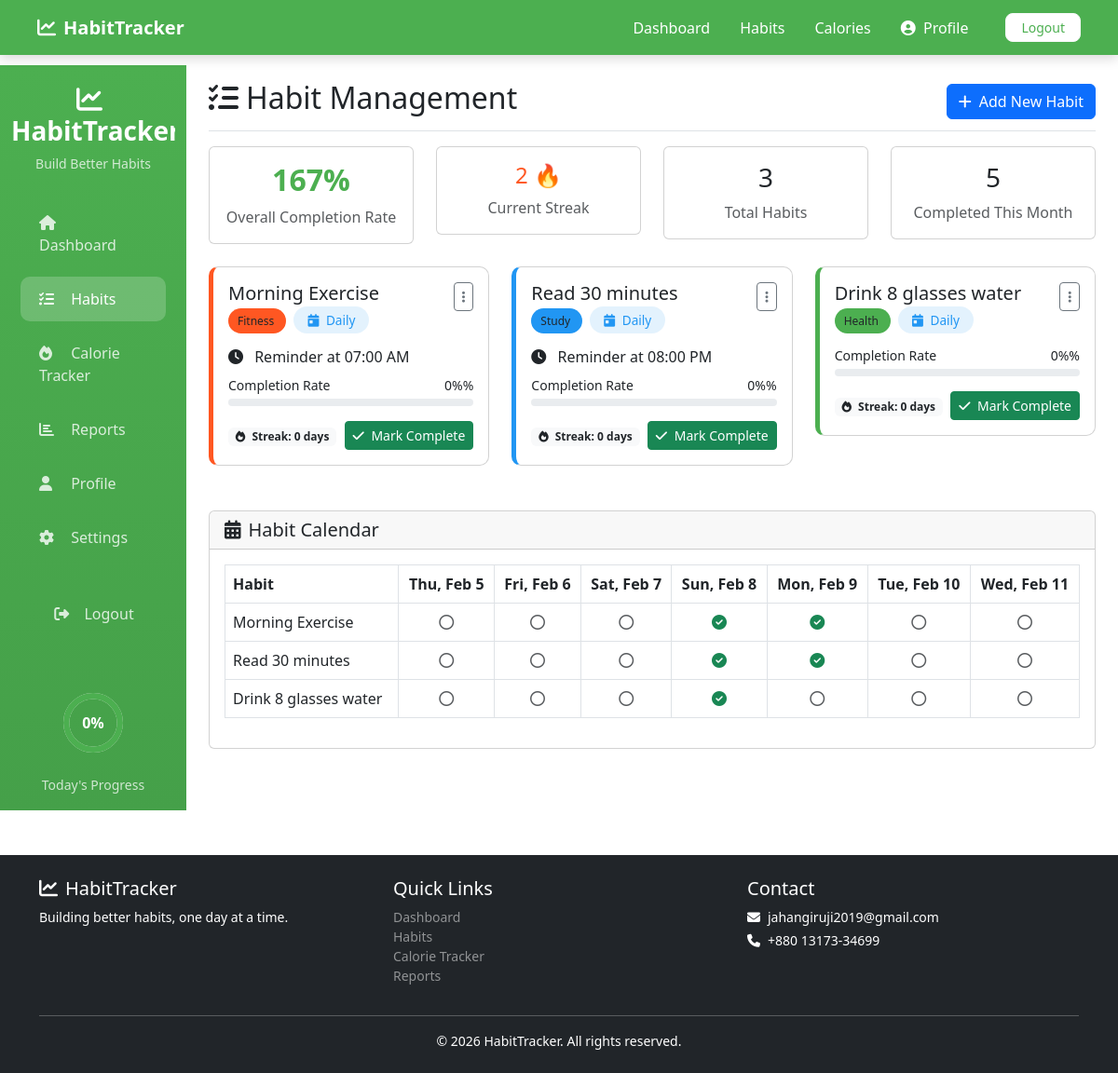
Screenshot of /views/user/habits.php (signed in) with the database file from the repository.
### tables this page shows
CREATE TABLE `habits` (
  `id` int(11) NOT NULL,
  `user_id` int(11) NOT NULL,
  `name` varchar(100) NOT NULL,
  `description` text DEFAULT NULL,
  `category` varchar(50) NOT NULL,
  `frequency` enum('Daily','Weekly') DEFAULT 'Daily',
  `reminder_time` time DEFAULT NULL,
  `is_important` tinyint(4) DEFAULT 0,
  `is_active` tinyint(4) DEFAULT 1,
  `created_at` timestamp NOT NULL DEFAULT current_timestamp(),
  `updated_at` timestamp NOT NULL DEFAULT current_timestamp() ON UPDATE current_timestamp()
);

### models/Habit.php (called while the page is built, shortened)
<?php
class Habit {
    private $conn;
    public function __construct($db) {
        $this->conn = $db;
    }
    public function getAll($user_id) {
        $sql = "SELECT * FROM habits WHERE user_id = ? AND is_active = 1 ORDER BY created_at DESC";
        $stmt = $this->conn->prepare($sql);
        $stmt->bind_param("i", $user_id);
        $stmt->execute();
        $result = $stmt->get_result();
        $habits = [];
        while ($row = $result->fetch_assoc()) {
            $habits[] = $row;
        }
        return $habits;
    }
    public function getTodayHabits($user_id) {
        $today = date('Y-m-d');
        $day_of_week = date('w');
        $sql = "SELECT h.*,
                (SELECT COUNT(*) FROM habit_completions hc
                 WHERE hc.habit_id = h.id AND DATE(hc.completion_date) = ?) as completed
                FROM habits h
                WHERE h.user_id = ? AND h.is_active = 1
                AND (h.frequency = 'Daily' OR (h.frequency = 'Weekly' AND DAYOFWEEK(?) = ?))
                ORDER BY h.reminder_time ASC";
        $stmt = $this->conn->prepare($sql);
        $stmt->bind_param("sisi", $today, $user_id, $today, $day_of_week);
        $stmt->execute();
        $result = $stmt->get_result();
        $habits = [];
        while ($row = $result->fetch_assoc()) {
            $row['completed'] = (bool)$row['completed'];
            $habits[] = $row;
        }
        return $habits;
    }
    public function getCurrentStreak($user_id) {
        $sql = "SELECT COUNT(DISTINCT DATE(completion_date)) as streak
                FROM habit_completions hc
                JOIN habits h ON hc.habit_id = h.id
                WHERE h.user_id = ?
                AND hc.completion_date >= DATE_SUB(CURDATE(), INTERVAL 30 DAY)
                ORDER BY hc.completion_date DESC";
        $stmt = $this->conn->prepare($sql);
        $stmt->bind_param("i", $user_id);
        $stmt->execute();
        $result = $stmt->get_result();
        $row = $result->fetch_assoc();
        return $row['streak'] ?? 0;
    }
    public function getCategoryColor($category) {
        $colors = [
            'Health' => '#4CAF50',
            'Study' => '#2196F3',
            'Fitness' => '#FF5722',
            'Work' => '#9C27B0',
            'Personal' => '#FFC107',
            'Social' => '#00BCD4',
            'Other' => '#795548'
        ];
        return $colors[$category] ?? '#6c757d';
    }
   public function getCompletedHabitsToday($user_id) {
    $today = date('Y-m-d');
    $sql = "SELECT h.*
            FROM habits h
            JOIN habit_completions hc ON hc.habit_id = h.id
            WHERE h.user_id = ? AND DATE(hc.completion_date) = ?";
    $stmt = $this->conn->prepare($sql);
    $stmt->bind_param("is", $user_id, $today);
    $stmt->execute();
    $result = $stmt->get_result();
    $habits = [];
    return $habits;
}
public function isCompletedOnDate($habit_id, $date = null) {
    $sql = "SELECT COUNT(*) as count
            FROM habit_completions
            WHERE habit_id = ? AND DATE(completion_date) = ?";
    $stmt = $this->conn->prepare($sql);
    $stmt->bind_param("is", $habit_id, $date);
    $stmt->execute();
    $result = $stmt->get_result();
    $row = $result->fetch_assoc();
    return ($row['count'] > 0);
}
public function getMonthlyCompleted($user_id) {
    $start_date = date('Y-m-01');
    $end_date = date('Y-m-t');
    $sql = "SELECT COUNT(*) as completed
            FROM habit_completions hc
            JOIN habits h ON hc.habit_id = h.id
            WHERE h.user_id = ?
            AND DATE(hc.completion_date) BETWEEN ? AND ?";
    $stmt = $this->conn->prepare($sql);
    $stmt->bind_param("iss", $user_id, $start_date, $end_date);
    $stmt->execute();
    $result = $stmt->get_result();
    $row = $result->fetch_assoc();
    return $row['completed'] ?? 0;
}
public function getOverallCompletionRate($user_id) {
    $sql_total = "SELECT COUNT(*) as total FROM habits WHERE user_id = ? AND is_active = 1";
    $stmt_total = $this->conn->prepare($sql_total);
    $stmt_total->bind_param("i", $user_id);
    $stmt_total->execute();
    $result_total = $stmt_total->get_result();
    $row_total = $result_total->fetch_assoc();
    $total_habits = $row_total['total'] ?? 0;
    $sql_completed = "SELECT COUNT(*) as completed
                      FROM habit_completions hc
                      JOIN habits h ON hc.habit_id = h.id
                      WHERE h.user_id = ?";
    $stmt_completed = $this->conn->prepare($sql_completed);
    $stmt_completed->bind_param("i", $user_id);
    $stmt_completed->execute();
    $result_completed = $stmt_completed->get_result();
    $row_completed = $result_completed->fetch_assoc();
    $completed_count = $row_completed['completed'] ?? 0;
    $completion_rate = round(($completed_count / $total_habits) * 100);
    return $completion_rate;
}
public function getHabitStreak($user_id) {
    $sql = "SELECT id FROM habits WHERE user_id = ?";
    $stmt = $this->conn->prepare($sql);
    $stmt->bind_param("i", $user_id);
    $stmt->execute();
    $result = $stmt->get_result();
    $habit_ids = [];
    while ($row = $result->fetch_assoc()) {
        $habit_ids[] = $row['id'];
    }
    if(empty($habit_ids)) return 0;
    $ids = implode(",", $habit_ids);
    $sql2 = "SELECT DISTINCT DATE(completed_at) as completed_date
             FROM habit_completions
             WHERE habit_id IN ($ids)
             ORDER BY completed_date ASC";
    $result2 = $this->conn->query($sql2);
    $dates = [];
    while($row = $result2->fetch_assoc()) {
        $dates[] = $row['completed_date'];
    }
    if(empty($dates)) return 0;
    $longest_streak = 0;
    $current_streak = 1;
    for($i = 1; $i < count($dates); $i++) {
        $prev = strtotime($dates[$i - 1]);
        $curr = strtotime($dates[$i]);
        if(($curr - $prev) === 86400) {
            $current_streak++;
        } else {
            $current_streak = 1;
        }
        if($current_streak > $longest_streak) {
            $longest_streak = $current_streak;
        }
    }
    $today = strtotime(date('Y-m-d'));
    $last_completed = strtotime(end($dates));
    return $longest_streak;
}
}
?>

### views/user/habits.php (the view, shortened to what this page needs)
<?php
require_once '../../config/database.php';
require_once '../../models/Habit.php';
$user_id = $_SESSION['user_id'];
$habit = new Habit($conn);
$habits = $habit->getAll($user_id);
?>
<!DOCTYPE html>
<html lang="en" <?php echo $_SESSION['dark_mode'] ? 'data-bs-theme="dark"' : ''; ?>>
<head>
    <link href="https://cdn.jsdelivr.net/npm/bootstrap@5.3.0/dist/css/bootstrap.min.css" rel="stylesheet">
    <link rel="stylesheet" href="https://cdnjs.cloudflare.com/ajax/libs/font-awesome/6.4.0/css/all.min.css">
    <link rel="stylesheet" href="https://cdnjs.cloudflare.com/ajax/libs/bootstrap-icons/1.10.0/font/bootstrap-icons.min.css">
</head>
<body>
    <?php include '../../includes/header.php'; ?>
    <div class="container-fluid">
        <div class="row">
            <?php include '../../includes/sidebar.php'; ?>
            <main class="col-md-9 ms-sm-auto col-lg-10 px-md-4">
                <div class="d-flex justify-content-between flex-wrap flex-md-nowrap align-items-center pt-3 pb-2 mb-3 border-bottom">
                    <h1 class="h2">
                        <i class="fas fa-tasks me-2"></i>Habit Management
                    </h1>
                    <button class="btn btn-primary" data-bs-toggle="modal" data-bs-target="#addHabitModal">
                        <i class="fas fa-plus me-2"></i>Add New Habit
                    </button>
                </div>
                <div class="row mb-4">
                    <div class="col-md-3">
                        <div class="card">
                            <div class="card-body text-center">
                                <h3 class="completion-rate"><?php echo $habit->getOverallCompletionRate($user_id); ?>%</h3>
                                <p class="text-muted mb-0">Overall Completion Rate</p>
                            </div>
                        </div>
                    </div>
                    <div class="col-md-3">
                        <div class="card">
                            <div class="card-body text-center">
                                <h3 class="streak-count"><?php echo $habit->getCurrentStreak($user_id); ?> 🔥</h3>
                                <p class="text-muted mb-0">Current Streak</p>
                            </div>
                        </div>
                    </div>
                    <div class="col-md-3">
                        <div class="card">
                            <div class="card-body text-center">
                                <h3><?php echo count($habits); ?></h3>
                                <p class="text-muted mb-0">Total Habits</p>
                            </div>
                        </div>
                    </div>
                    <div class="col-md-3">
                        <div class="card">
                            <div class="card-body text-center">
                                <h3><?php echo $habit->getMonthlyCompleted($user_id); ?></h3>
                                <p class="text-muted mb-0">Completed This Month</p>
                            </div>
                        </div>
                    </div>
                </div>
                <div class="row">
                    <?php foreach ($habits as $h):
                        $streak = $habit->getHabitStreak($h['id']);
                    ?>
                        <div class="col-md-6 col-lg-4 mb-4">
                            <div class="card habit-card <?php echo strtolower($h['category']); ?>">
                                <div class="card-body">
                                    <div class="d-flex justify-content-between align-items-start mb-3">
                                        <div>
                                            <h5 class="card-title mb-1"><?php echo htmlspecialchars($h['name']); ?></h5>
                                            <span class="badge-category" style="background-color: <?php echo $habit->getCategoryColor($h['category']); ?>;">
                                                <?php echo $h['category']; ?>
                                            </span>
                                            <span class="frequency-badge ms-2">
                                                <i class="fas fa-<?php echo $h['frequency'] === 'Daily' ? 'calendar-day' : 'calendar-week'; ?> me-1"></i>
                                                <?php echo $h['frequency']; ?>
                                            </span>
                                        </div>
                                        <div class="dropdown">
                                            <button class="btn btn-sm btn-outline-secondary" type="button" data-bs-toggle="dropdown">
                                                <i class="fas fa-ellipsis-v"></i>
                                            </button>
                                        </div>
                                    </div>
                                    <?php if ($h['reminder_time']): ?>
                                        <p class="mb-2">
                                            <i class="fas fa-clock me-2"></i>
                                            Reminder at <?php echo date('h:i A', strtotime($h['reminder_time'])); ?>
                                        </p>
                                    <?php endif; ?>
                                    <div class="mb-3">
                                        <div class="d-flex justify-content-between mb-1">
                                            <small>Completion Rate</small>
                                            <small><?php echo isset($getWeeklyProgress['completion_rate']) ? $getWeeklyProgress['completion_rate'] . '%' : '0%';;
 ?>%</small>
                                        </div>
                                        <div class="progress" style="height: 8px;">
                                        </div>
                                    </div>
                                    <div class="d-flex justify-content-between align-items-center">
                                        <div>
                                            <span class="badge bg-light text-dark">
                                                <i class="fas fa-fire me-1"></i> Streak: <?php echo $streak; ?> days
                                            </span>
                                        </div>
                                        <button class="btn btn-sm btn-success mark-habit-complete"
                                                data-habit-id="<?php echo $h['id']; ?>"
                                                <?php echo $habit->getCompletedHabitsToday($h['id']) ? 'disabled' : ''; ?>>
                                            <i class="fas fa-check me-1"></i>
                                            <?php echo $habit->getCompletedHabitsToday($h['id']) ? 'Completed Today' : 'Mark Complete'; ?>
                                        </button>
                                    </div>
                                </div>
                            </div>
                        </div>
                    <?php endforeach; ?>
                </div>
                <div class="card mt-4">
                    <div class="card-header">
                        <h5 class="mb-0"><i class="fas fa-calendar-alt me-2"></i>Habit Calendar</h5>
                    </div>
                    <div class="card-body">
                        <div class="table-responsive">
                            <table class="table table-bordered">
                                <thead>
                                    <tr>
                                        <th>Habit</th>
                                        <?php
                                        $startDate = date('Y-m-d', strtotime('-7 days'));
                                        $dates = [];
                                        for ($i = 0; $i < 7; $i++) {
                                            $date = date('Y-m-d', strtotime($startDate . " +$i days"));
                                            $dates[] = $date;
                                        }
                                        foreach ($dates as $date): ?>
                                            <th class="text-center <?php echo $date === date('Y-m-d') ? 'bg-light' : ''; ?>">
                                                <?php echo date('D, M j', strtotime($date)); ?>
                                            </th>
                                        <?php endforeach; ?>
                                    </tr>
                                </thead>
                                <tbody>
                                    <?php foreach ($habits as $h): ?>
                                        <tr>
                                            <td><?php echo htmlspecialchars($h['name']); ?></td>
                                            <?php foreach ($dates as $date): ?>
                                                <td class="text-center">
                                                    <?php if ($habit->isCompletedOnDate($h['id'], $date)): ?>
                                                        <i class="fas fa-check-circle text-success" title="Completed"></i>
                                                    <?php else: ?>
                                                        <i class="far fa-circle text-muted" title="Not completed"></i>
                                                    <?php endif; ?>
                                                </td>
                                            <?php endforeach; ?>
                                        </tr>
                                    <?php endforeach; ?>
                                </tbody>
                            </table>
                        </div>
                    </div>
                </div>
            </main>
        </div>
    </div>
<?php include '../../includes/footer.php'; ?>
</body>
</html>

### rows the page displays
habits: name "Morning Exercise", category "Fitness", frequency "Daily", reminder_time "07:00 AM", streak "0"
habits: name "Read 30 minutes", category "Study", frequency "Daily", reminder_time "08:00 PM", streak "0"
habits: name "Drink 8 glasses water", category "Health", frequency "Daily", streak "0"

### other values shown
$_SESSION['username'] "Profile"
$completion_rate "0"
$habit->getOverallCompletionRate($user_id) "167"
$habit->getCurrentStreak($user_id) "2"
count($habits) "3"
$habit->getMonthlyCompleted($user_id) "5"
date('D, M j', strtotime($date)) "Thu, Feb 5"
date('D, M j', strtotime($date)) "Fri, Feb 6"
date('D, M j', strtotime($date)) "Sat, Feb 7"
date('D, M j', strtotime($date)) "Sun, Feb 8"
date('D, M j', strtotime($date)) "Mon, Feb 9"
date('D, M j', strtotime($date)) "Tue, Feb 10"
date('D, M j', strtotime($date)) "Wed, Feb 11"
